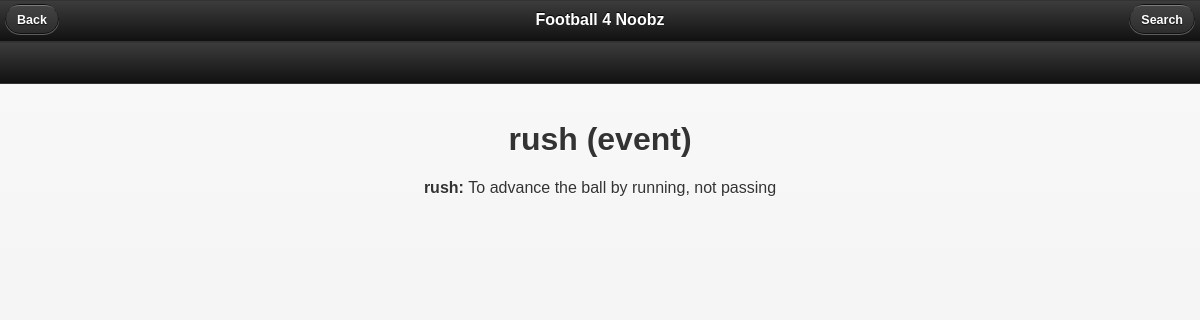
The app's page /secondary/term.php?termIds=11&gameId=2&week=9 with its own data.
### tables this page shows
CREATE TABLE Term
(
	id integer PRIMARY KEY,
	name varchar(100),
	type varchar(100),
	description text,
	filename text
);

### secondary/dbfuncs.php (called while the page is built, shortened)
<?php
	function executeQuery($db, $query)
	{
		$return_value = array();
		try
		{
			$stmt = $db->prepare($query);
			$stmt->execute();
			$result = $stmt->fetch(PDO::FETCH_ASSOC);
			while($result !== false)
			{
				array_push($return_value, $result);
				$result = $stmt->fetch(PDO::FETCH_ASSOC);
			}
			return $return_value;
		}
		catch (PDOException $e)
		{
			print $e->getMessage();
		}
		return false;
	}
?>

### secondary/funcs.php (called while the page is built, shortened)
<?php
	function getTerm($db, $term)
	{
		return executeQuery($db, "select distinct id from (select id from Term where name like \"" . $term
			. "\" union all select termId as id from Alias where alias like \""
			. $term . "\");");
	}
	function processDescription($db, $description, $termIds, $gameId, $week)
	{
		$descArray = explode(" ", $description);
		$newDesc = implode("/", $descArray);
		$descArray = explode("/", $newDesc);
		$index = 0;
		while (true)
		{
			$check = $descArray[$index] . " " . $descArray[$index + 1];
			$check = preg_replace("/[^-A-Za-z0-9 ]/", '', $check);
			$checkResult = getTerm($db, $check);
			if (count($checkResult) != 0)
			{
				$term = $checkResult[0];
				$typeResult = executeQuery($db,
					"select type from Term where id=" . $term["id"] . ";");
				$type = $typeResult[0];
				if ($type["type"] == "player")
				{
					$style = "color: red;";
				}
				else
				{
					$style = "";
				}
				if ($termIds == null)
				{
					$termIds = array();
				}
				$newTermIds = $termIds;
				array_push($newTermIds, $term["id"]);
				$descArray[$index] = "<a style='" . $style . "' href='term.php?termIds="
					. implode(",", $newTermIds)
					. "&gameId=" . $gameId . "&week=" . $week . "'>" . $descArray[$index];
				$descArray[$index + 1] = $descArray[$index + 1] . "</a>";
				$index += 2;
			}
			else
			{
				$index++;
			}
			if ($index >= count($descArray) - 1)
				break;
		}
		$index = 0;
		while (true)
		{
			$check = $descArray[$index];
			$check = preg_replace("/[^-A-Za-z0-9 ]/", '', $check);
			$checkResult = getTerm($db, $check);
			$index++;
			if ($index >= count($descArray))
				break;
		}
		return implode (" ", $descArray);
	}
?>

### secondary/termcontent.php (the view, shortened to what this page needs)
<?php
	include_once ("./dbfuncs.php");
	include_once ("./funcs.php");
	$multipleIds = array();
	if ($termId != null)
	{
		array_push($multipleIds, $termId);
	}
?>
<div data-role="content">
	<center>
		<?php
			if (count($multipleIds) == 0)
			{
		?>
				<br>
				Sorry, no terms to display.
		<?
			}
			else foreach ($multipleIds as $termId)
			{
				$termResult = executeQuery($db,
					"select * from Term where id = '" . $termId . "';");
				if (count($termResult) > 0)
				{
					$term = $termResult[0];
			?>
					<h1><?= $term["name"] ?> (<?= $term["type"] ?>)</h1>
			<?php
					if ($term["type"] == "player")
					{
						$playerResult = executeQuery($db,
							"select * from Player where name = '" . $term["name"] . "';");
						$player = $playerResult[0];
						$teamResult = executeQuery($db,
							"select * from Team where id = " . $player["teamId"] . ";");
						$team = $teamResult[0];
			?>
						<table>
							<tr>
								<td><b>Team:</b></td>
								<td><?= $team["name"] ?></td>
							</tr>
							<tr>
								<td><b>Number:</b></td>
								<td><?= $player["number"] ?></td>
							</tr>
							<tr>
								<td><b>Position:</b></td>
								<td>
									<?= processDescription($db, $player["position"], $termIds, $gameId, $week) ?>
								</td>
							</tr>
							<tr>
								<td><b>Weight:</b></td>
								<td><?= $player["weight"] ?></td>
							</tr>
							<tr>
								<td><b>Year:</b></td>
								<td><?= $player["year"] ?></td>
							</tr>
							<tr>
								<td><b>Background:</b></td>
								<td><?= $player["background"] ?></td>
							</tr>
						</table>
			<?php
					}
					else
					{
			?>
						<b><?= $term["name"] ?>: </b>
						<?= processDescription($db, $term["description"], $termIds, $gameId, $week) ?>
						<br><img src="<?= $term["filename"] ?>"/>
			<?php
					}
				}
			}
		?>
	</center>
</div>

### records on screen
term: name "rush", type "event", description "To advance the ball by running, not passing"
